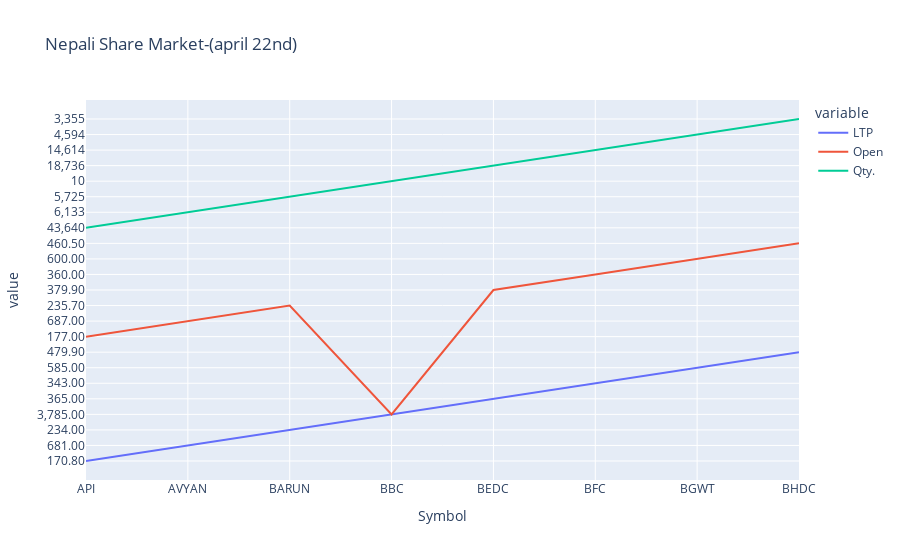

The notebook cell this image was saved under:
### Code cell
import pandas as pd
import plotly.express as px

df = pd.read_csv(r"C:\Users\pawan\A Data Science with Python Training\nepali_share.csv", encoding ="latin1")
df = df.iloc[10:18]

fig = px.line(df,x='Symbol',y = ['LTP','Open','Qty.'],title = 'Nepali Share Market-(april 22nd)')
fig.show()

### Figure 1 — Plotly figure (JSON) as saved in the notebook; plotly's stock layout.template omitted (floating-point values rounded to 4 significant figures)
{"data": [{"hovertemplate": "variable=LTP<br>Symbol=%{x}<br>value=%{y}<extra></extra>", "legendgroup": "LTP", "line": {"color": "#636efa", "dash": "solid"}, "marker": {"symbol": "circle"}, "mode": "lines", "name": "LTP", "orientation": "v", "showlegend": true, "type": "scatter", "x": ["API", "AVYAN", "BARUN", "BBC", "BEDC", "BFC", "BGWT", "BHDC"], "xaxis": "x", "y": ["170.80", "681.00", "234.00", "3,785.00", "365.00", "343.00", "585.00", "479.90"], "yaxis": "y"}, {"hovertemplate": "variable=Open<br>Symbol=%{x}<br>value=%{y}<extra></extra>", "legendgroup": "Open", "line": {"color": "#EF553B", "dash": "solid"}, "marker": {"symbol": "circle"}, "mode": "lines", "name": "Open", "orientation": "v", "showlegend": true, "type": "scatter", "x": ["API", "AVYAN", "BARUN", "BBC", "BEDC", "BFC", "BGWT", "BHDC"], "xaxis": "x", "y": ["177.00", "687.00", "235.70", "3,785.00", "379.90", "360.00", "600.00", "460.50"], "yaxis": "y"}, {"hovertemplate": "variable=Qty.<br>Symbol=%{x}<br>value=%{y}<extra></extra>", "legendgroup": "Qty.", "line": {"color": "#00cc96", "dash": "solid"}, "marker": {"symbol": "circle"}, "mode": "lines", "name": "Qty.", "orientation": "v", "showlegend": true, "type": "scatter", "x": ["API", "AVYAN", "BARUN", "BBC", "BEDC", "BFC", "BGWT", "BHDC"], "xaxis": "x", "y": ["43,640", "6,133", "5,725", "10", "18,736", "14,614", "4,594", "3,355"], "yaxis": "y"}], "layout": {"autosize": true, "legend": {"title": {"text": "variable"}, "tracegroupgap": 0}, "title": {"text": "Nepali Share Market-(april 22nd)"}, "xaxis": {"anchor": "y", "autorange": true, "domain": [0, 1], "range": [0, 7], "title": {"text": "Symbol"}, "type": "category"}, "yaxis": {"anchor": "x", "autorange": true, "domain": [0, 1], "range": [-1.222, 23.22], "title": {"text": "value"}, "type": "category"}}}
